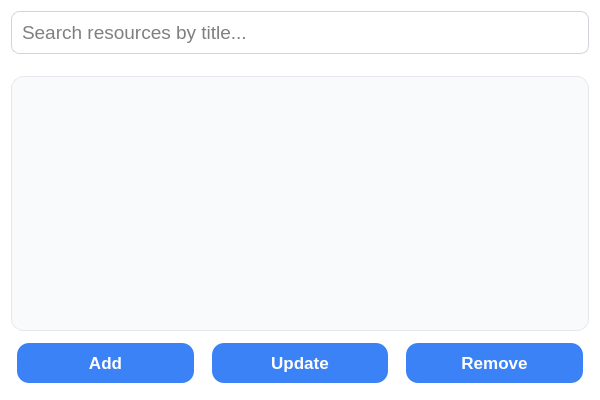
<?xml version="1.0" encoding="UTF-8"?>
<!--
ResourceManager.ui - UI for managing library resources
Clean, modern design following Default Design Guidelines:
- White background, rounded corners, subtle shadows
- Includes search bar, list to display resources, and buttons to add/update/remove
- Spacious layout with readable typography (Poppins font)
-->
<ui version="4.0">
 <class>ResourceManagerWidget</class>
 <widget class="QWidget" name="ResourceManagerWidget">
  <property name="geometry">
   <rect>
    <x>0</x>
    <y>0</y>
    <width>600</width>
    <height>400</height>
   </rect>
  </property>
  <property name="styleSheet">
   <string>
    QWidget {
      background: #ffffff;
      border-radius: 14px;
      box-shadow: 0 8px 20px rgba(0, 0, 0, 0.08);
      font-family: 'Poppins', sans-serif;
      padding: 20px;
    }
    QLineEdit#searchLineEdit {
      padding: 8px;
      font-size: 14pt;
      border: 1px solid #d1d5db;
      border-radius: 8px;
      margin-bottom: 16px;
    }
    QListWidget#resourceListWidget {
      border: 1px solid #e5e7eb;
      border-radius: 12px;
      font-size: 13pt;
      color: #374151;
      background: #f9fafb;
      padding: 8px;
    }
    QPushButton {
      background-color: #3b82f6;
      color: white;
      padding: 10px 20px;
      border-radius: 12px;
      font-weight: 600;
      font-size: 13pt;
      margin: 6px;
      border: none;
    }
    QPushButton:hover {
      background-color: #2563eb;
    }
   </string>
  </property>
  <layout class="QVBoxLayout" name="verticalLayout">
    <item>
      <widget class="QLineEdit" name="searchLineEdit">
        <property name="placeholderText">
          <string>Search resources by title...</string>
        </property>
      </widget>
    </item>
    <item>
      <widget class="QListWidget" name="resourceListWidget"/>
    </item>
    <item>
      <layout class="QHBoxLayout" name="buttonLayout">
        <item>
          <widget class="QPushButton" name="addResourceButton">
            <property name="text">
              <string>Add</string>
            </property>
          </widget>
        </item>
        <item>
          <widget class="QPushButton" name="updateResourceButton">
            <property name="text">
              <string>Update</string>
            </property>
          </widget>
        </item>
        <item>
          <widget class="QPushButton" name="removeResourceButton">
            <property name="text">
              <string>Remove</string>
            </property>
          </widget>
        </item>
      </layout>
    </item>
  </layout>
 </widget>
 <resources/>
 <connections/>
</ui>
